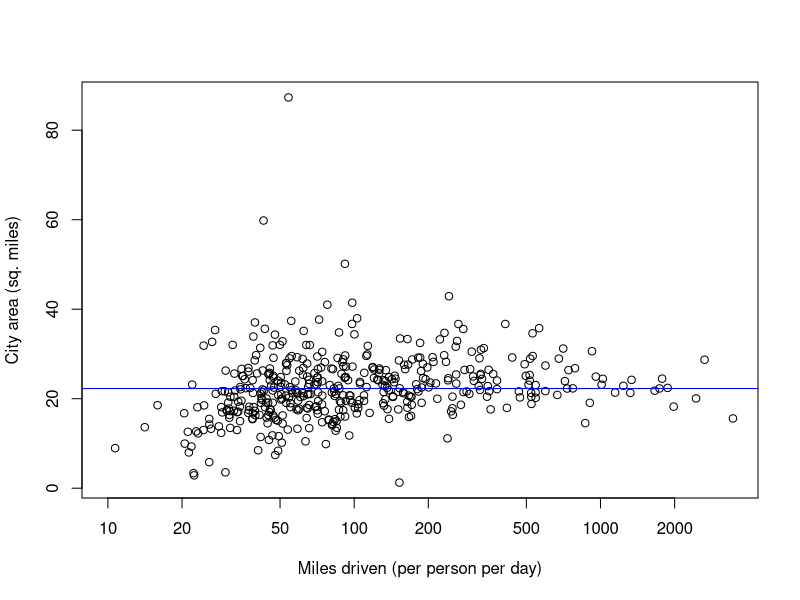

Write the R code that produced this figure.
## ---- chunk 1
knitr::opts_chunk$set(echo = TRUE)
## ---- chunk 2
data(cats, package = "MASS")
head(cats)
# One way to find heart weight for male cats
head(cats$Hwt[cats$Sex=="M"])
head(cats[cats$Sex=="M","Hwt"])

#sample the data
cats.subset <- sample(1:nrow(cats), size = nrow(cats)/2)
head(cats.subset)
new.cats <- cats[cats.subset,]
head(new.cats, 3)

# In both cases, can save and re-use the values.
males <- cats$Sex == "M"
males2 <- cats[males,]

boy.cats.1 <- subset(cats, Sex == "M")
all(males2 == boy.cats.1)

## ---- chunk 3
states <- data.frame(state.x77, Region = state.region)
head(states, 3)
states$Income[states$Region=="South"] 
# or
states[states$Region == "South", "Income"]

## ---- chunk 4
# question one
sum(states$Frost>150)
row.names(states)[states$Frost>150]

# question two
a <- states[,1:8]
b <- colMeans(states[,1:8])
b
for(i in 1:8){
        a[,i]=b[i]
}
colSums(states[,1:8]>a)


# use apply
## question one
apply(states[,1:8],2,mean)


## ---- chunk 5
# Maximum entry in each column
apply(states[,1:8], MARGIN = 2, FUN = max)
apply(states[,1:8], MARGIN = 2, FUN = which.max)
rownames(states)[apply(states[,1:8], MARGIN = 2, FUN = which.max)]
# Summary of each col, get back matrix!
apply(states[,1:5], MARGIN = 2, FUN = summary)

## ---- chunk 6
# Rewrite the books so the Northeast gets less frost
frow <- function (r) {
        val <- as.numeric(r[7])
        return(ifelse(r[9] == "Northeast", 0.5*val, val))
}

frost.fake <- apply(states, 1, frow) # ???????????????????????????
frost.fake
mean(states$Frost[states$Region == "Northeast"])
mean(frost.fake[states$Region == "Northeast"])

## ---- chunk 7
# Goal: find indices of biggest 3 entries of v,
# Return: corresponding elements of names.v
top.3.names = function(v, names.v) {
        names.v[order(v, decreasing=TRUE)[1:3]]
}
# Run the function on each column of states. Note: here
# v is be a column, and names.v is the state names
apply(states[, 1:7], MARGIN = 2, FUN = top.3.names,names.v = rownames(states))

## ---- chunk 8
cor.v1.v2 <- function(v1,v2=states[,'Frost']){
        return(cor(v1,v2))
}

apply(states[,1:8],2,cor.v1.v2)

cor(states[,1:8])

## ---- chunk 9
# Computes leave-one-out means, also called jackknife means.
mean.less.one <- function(i, vec) {
        return(mean(vec[-i]))
}

my.vec <- states[ ,"Frost"]
n <- length(my.vec)
# my.vec is an additional argument to mean.omitting.one
my.vec.jack <- lapply(1:n, FUN = mean.less.one, vec = my.vec)
# It's a list, and here are the first 3 elements
head(my.vec.jack, 3)

## ---- chunk 10

# Let's avg the Frost variable, within in each region
tapply(states[,"Frost"], INDEX = state.region, FUN = mean)

## ---- chunk 11
mapply(rep, 1:4, 4:1)
## ---- chunk 12
head(cats, 3)
hwt.order <- order(cats$Hwt) # By increasing heart weight
cats.order <- cats[hwt.order, ] # Reorder rows
head(cats.order, 3)

# Rank vs order vs sort
this.vec <- c(25, 13, 25, 77, 68)
rank(this.vec)
order(this.vec)
this.vec[order(this.vec)]
sort(this.vec,decreasing = TRUE)

## ---- chunk 13
which.min(cats$Hwt) == order(cats$Hwt)[1]


t(cats)[, 1:5]

## ---- chunk 14
setwd("C:/Users/cheny/Desktop/study/statistical computing and intro to data science/lecture/lecture 11")

fha <- read.csv("fha.csv", na.strings = "NA", colClasses = c("character", rep("double", 3)))
nrow(fha)
colnames(fha)
head(fha, 3)


ua <- read.csv("ua.txt", sep = ";")
nrow(ua)
head(ua, 2)

## ---- chunk 15
length(unique(fha$Population)) == nrow(fha)
# no repeat data
ua.pop.top498 = sort(ua$POP, decreasing = TRUE)[1:nrow(fha)]
max(abs(fha$Population - ua.pop.top498))
# one mach one perfectly

## ---- chunk 16
# Order by population
ua.sort <- ua[order(ua$POP, decreasing = TRUE), ]
area <- ua.sort$AREALANDSQMI[1:nrow(fha)]
df1 <- data.frame(fha, area)
# Neaten up names
colnames(df1) <- c("City","Population","Roads","Mileage","Area")
nrow(df1)
head(df1, 3)

## ---- chunk 17
# use merge function
df2 <- merge(x = fha, y = ua, by.x = "Population", by.y = "POP")
nrow(df2)
tail(df2, 2)


df2.1 <- merge(x = fha, y = ua, by.x = "City", by.y = "NAME")
nrow(df2.1)

df2.2 <- merge(x = fha, y = ua, by.x = "City",by.y = "NAME", all.x = TRUE)
nrow(df2.2)

df2.2$City[is.na(df2.2$POP)]

## ---- chunk 18
# Convert 1,000s of miles to miles
df1$Mileage <- 1000 * df1$Mileage
# Plot daily miles per person vs. area
plot(Mileage/Population ~ Area, data = df1, log = "x",xlab = "Miles driven (per person per day)",ylab = "City area (sq. miles)")
# Impressively flat regression line
abline(lm(Mileage/Population ~ Area, data = df1),col = "blue")

## ---- chunk 19
head(scale(cats[,-1], center = TRUE, scale = TRUE), 3)

## ---- chunk 20
head(cats$Hwt)
head(rank(cats$Hwt))

## ---- chunk 21
x <- c(111,22,423,2615,24,35,12,525,461,102,532,231)
diff(x, lag = 2)

cumsum(x)

cumprod(x)

cummax(x)

cummin(x)

## ---- chunk 22
data <- states[,1:8]
data <- log(data)
result1 <- colMeans(data)
result1 <- exp(result1)
result1


geom.mean <- function(vec){return((cumprod(vec)[length(vec)])^(1/nrow(states)))}

apply(states[,1:8],2,geom.mean)

## ---- chunk 23
states.by.reg = split(states, f = states$Region)
class(states.by.reg) # The result is a list
names(states.by.reg) # With 4 elements for the 4 regions
class(states.by.reg[[1]]) # Each element is a data frame

## ---- chunk 24
mean.fun <- function(df) {
        apply(df[, 1:8], MARGIN = 2, mean, na.rm = TRUE)
}
lapply(states.by.reg, mean.fun)

## ---- chunk 25
aggregate(states[,1:8], by = list(states$Region), mean)
## ---- chunk 26
#question one
states.by.div <- split(states,f = row.names(states))
#question two
head(states.by.div,2)
#question three
aggregate(states,by = list(states$Region),mean)

